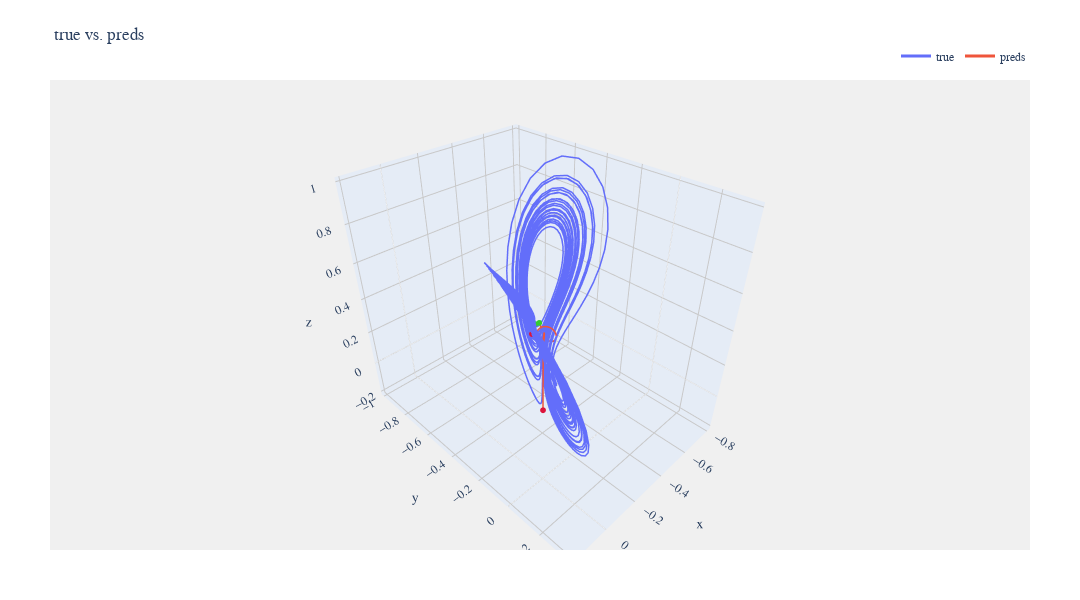

The notebook cell saved with this chart:
### Markdown cell above
## Other Parameters

### Code cell
select = 105
print(f"Parameters {select} {data[select]['parameters']}, RMSE = {data[select]['metrics']['RMSE']}")
viz.compare_plot(datasets=[data[select]['true_value'], data[select]['predictions']], titles=["true","preds"])

### Figure 1 — Plotly figure (JSON) as saved in the notebook; plotly's stock layout.template omitted (floating-point values rounded to 4 significant figures; data arrays with more than 128 entries replaced by an {"elided": "..."} marker saying what was removed)
{"data": [{"hoverinfo": "x+y+z", "line": {"color": "#636EFA", "width": 3}, "mode": "lines", "name": "true", "type": "scatter3d", "x": {"elided": "2500 float values"}, "y": {"elided": "2500 float values"}, "z": {"elided": "2500 float values"}}, {"hoverinfo": "x+y+z", "marker": {"color": "limegreen", "size": 2}, "mode": "markers", "name": "Start 1", "showlegend": false, "type": "scatter3d", "x": [-0.3608], "y": [-0.4117], "z": [0.2703]}, {"hoverinfo": "x+y+z", "marker": {"color": "crimson", "size": 2}, "mode": "markers", "name": "End 1", "showlegend": false, "type": "scatter3d", "x": [0.009835], "y": [-0.05223], "z": [0.5999]}, {"hoverinfo": "x+y+z", "line": {"color": "#EF553B", "width": 3}, "mode": "lines", "name": "preds", "type": "scatter3d", "x": {"elided": "2500 float values"}, "y": {"elided": "2500 float values"}, "z": {"elided": "2500 float values"}}, {"hoverinfo": "x+y+z", "marker": {"color": "limegreen", "size": 2}, "mode": "markers", "name": "Start 2", "showlegend": false, "type": "scatter3d", "x": [-0.3521], "y": [-0.3755], "z": [0.3003]}, {"hoverinfo": "x+y+z", "marker": {"color": "crimson", "size": 2}, "mode": "markers", "name": "End 2", "showlegend": false, "type": "scatter3d", "x": [-0.08347], "y": [-0.08211], "z": [0.1039]}], "layout": {"font": {"family": "Arial", "size": 12}, "height": 600, "legend": {"orientation": "h", "x": 1, "xanchor": "right", "y": 1.02, "yanchor": "bottom"}, "margin": {"b": 50, "l": 50, "r": 50, "t": 80}, "paper_bgcolor": "white", "plot_bgcolor": "rgb(240, 240, 240)", "scene": {"aspectmode": "data", "bgcolor": "rgb(240, 240, 240)", "xaxis": {"gridcolor": "rgb(200, 200, 200)", "showbackground": true}, "yaxis": {"gridcolor": "rgb(200, 200, 200)", "showbackground": true}, "zaxis": {"gridcolor": "rgb(200, 200, 200)", "showbackground": true}}, "showlegend": true, "title": {"text": "true vs. preds"}, "width": 1080}}
